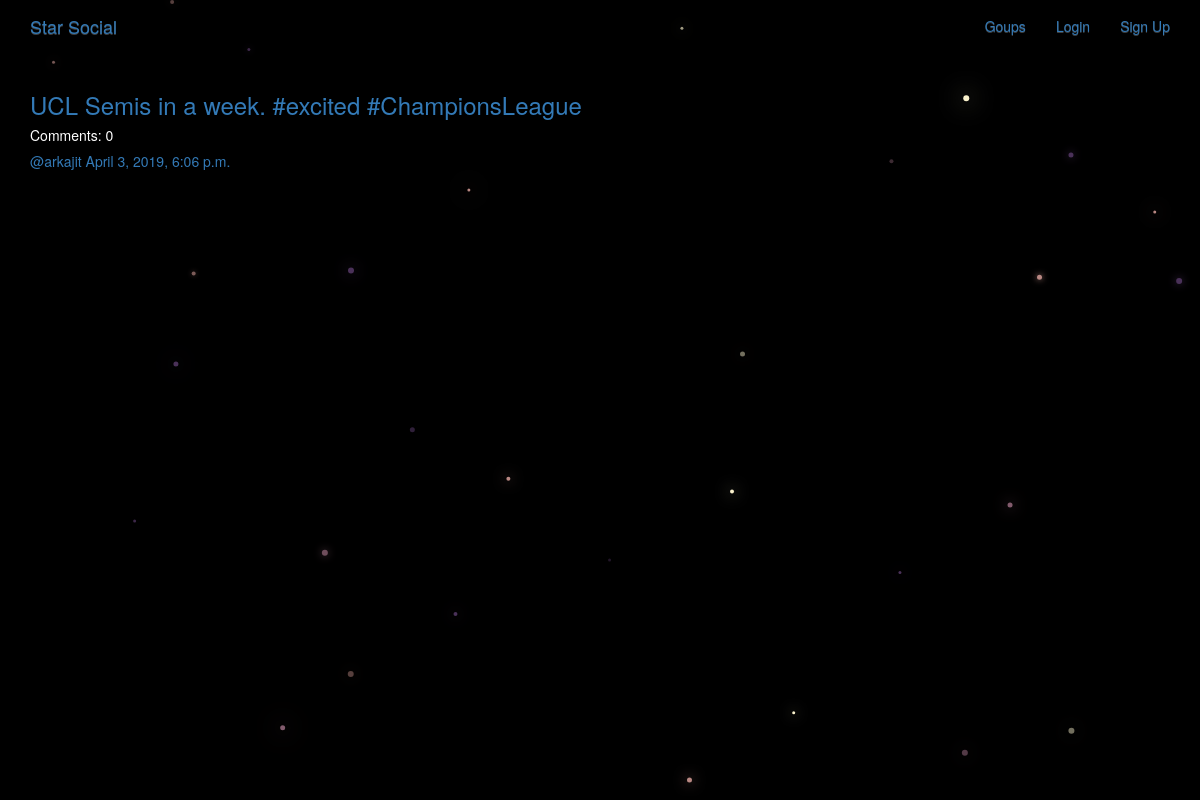
Page /posts/by/arkajit/11/ on the committed database.
### posts/models.py (models this page shows, shortened)
class Post(models.Model):
    user = models.ForeignKey(User, related_name = 'posts', on_delete = models.CASCADE)
    created_date = models.DateTimeField(auto_now = True)
    message = models.TextField()
    message_html = models.TextField(editable = False)
    group = models.ForeignKey(Group, related_name = 'posts', on_delete = models.CASCADE, null = True, blank = True)
    class Meta:
        ordering = ['-created_date']
        unique_together = ['user', 'message']

### posts/views.py (the view)
# urls.py: path('by/<username>/<int:pk>/', views.PostDetail.as_view(), name = 'single'),
class PostDetail(SelectRelatedMixin, generic.DetailView):
    model = models.Post
    select_related = ('user', 'group')
    def get_queryset(self):
        queryset = super().get_queryset()
        return queryset.filter(user__username__iexact = self.kwargs.get('username'))

### posts/templates/posts/post_detail.html
{% extends 'posts/post_base.html' %}
{% block post_content %}
    <div class="col-md-8">
        {% include 'posts/_post.html' %}
    </div>
{% endblock %}

### posts/templates/posts/_post.html (shortened to what this page needs)
<div class="post media">
    <h3><a href="{% url 'posts:single_comments' username=post.user.username pk=post.pk %}">{{ post.message_html | safe }}</a></h3>
    <h5>Comments: {{ post.comments.count }}</h5>
    <div class="media-body">
        <h5 class="media-heading">
            <span class="username">
                <a href="{% url 'posts:for_user' username=post.user.username %}">@{{ post.user.username }}</a>
            </span>
            <time class="time">
                <a href="{% url 'posts:single' username=post.user.username pk=post.pk %}">{{ post.created_date }}</a>
            </time>
        </h5>
    </div>
</div>

### static/simple_social/css/master.css (style rules this page uses)
body { margin: 0; overflow: hidden; background-color: black; color:white; }

### rows in the picture
Post: message_html "UCL Semis in a week. #excited #ChampionsLeague", comments.count "0", user.username "arkajit", created_date "April 3, 2019, 6:06 p.m."
